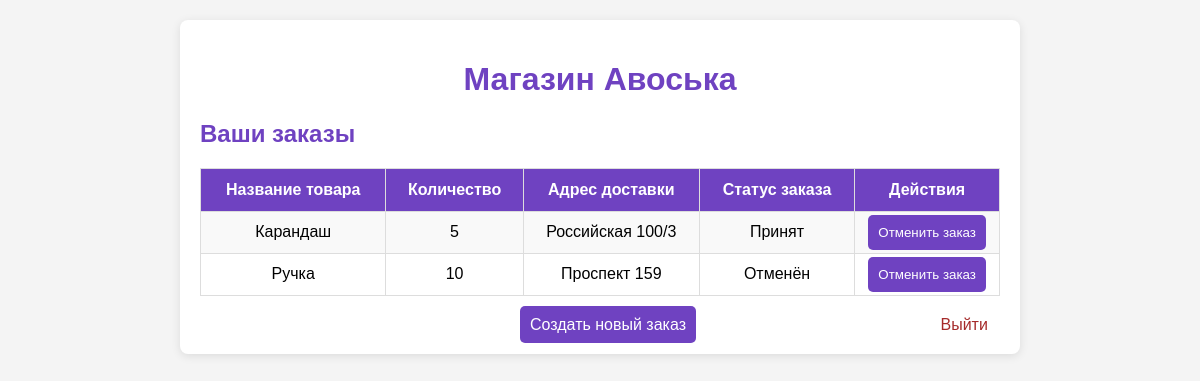
/list/orders.php (signed in), run on the app's committed database.
### tables this page shows
CREATE TABLE `orders` (
  `id` int NOT NULL,
  `user_id` int NOT NULL,
  `product_id` int NOT NULL,
  `quantity` int NOT NULL,
  `status` enum('Новый','Принят','Отменён') DEFAULT 'Новый',
  `delivery_address` varchar(255) NOT NULL,
  `created_at` timestamp NULL DEFAULT CURRENT_TIMESTAMP
);

CREATE TABLE `products` (
  `id` int NOT NULL,
  `name` varchar(100) NOT NULL,
  `price` decimal(10,2) NOT NULL,
  `description` text
);

### list/orders.php (the view, shortened to what this page needs)
<?php
$mysqli = new mysqli("localhost", "root", "", "avoskadb");
$user_id = $_SESSION['user_id'];
$orders = $mysqli->query("SELECT o.id, p.name, o.quantity, o.delivery_address, o.status FROM orders o JOIN products p ON o.product_id = p.id WHERE o.user_id = $user_id");
$order_count = $orders->num_rows;
?>
<!DOCTYPE html>
<html lang="en">
<head>
    <link rel="stylesheet" href="../css/style-orders.css">
</head>
<body>
<div class="container">
    <h1 align="middle">Магазин Авоська</h1>
    <h2>Ваши заказы</h2>
    <table>
        <tr>
            <th>Название товара</th>
            <th>Количество</th>
            <th>Адрес доставки</th>
            <th>Статус заказа</th>
            <th>Действия</th>
        </tr>
        <?php if ($order_count > 0): ?>
            <?php while($order = $orders->fetch_assoc()): ?>
            <tr>
                <td><?php echo htmlspecialchars($order['name']); ?></td>
                <td><?php echo htmlspecialchars($order['quantity']); ?></td>
                <td><?php echo htmlspecialchars($order['delivery_address']); ?></td>
                <td><?php echo htmlspecialchars($order['status']); ?></td>
                <td>
                    <form method="post" style="display:inline;">
                        <button type="submit" class="delete-button" onclick="return confirm('Вы уверены, что хотите отменить этот заказ?');">Отменить заказ</button>
                    </form>
                </td>
            </tr>
            <?php endwhile; ?>
        <?php else: ?>
            <tr>
                <td colspan="5" class="no-orders">У вас нет активных заказов</td>
            </tr>
        <?php endif; ?>
    </table>
    <div>
        <a href="new-orders.php" class="button right">Создать новый заказ</a>
        <a href="logout.php" class="exit">Выйти</a>
    </div>
</div>
</body>
</html>

### css/style-orders.css (style rules this page uses)
body { font-family: 'Arial', sans-serif; margin: 0; padding: 20px; background-color: #f4f4f4; }
.container { max-width: 800px; margin: 0 auto; padding: 20px; background-color: #fff; border-radius: 8px; box-shadow: 0 2px 10px rgba(0, 0, 0, 0.1); }
h1, h2 { color: #6f42c1; }
table { width: 100%; border-collapse: collapse; margin: 20px 0; }
th { border: 1px solid #ddd; padding: 12px; }
td { border: 1px solid #ddd; padding: 3px; text-align: center; }
th { background-color: #6f42c1; color: white; text-align: center; }
tr:nth-child(even) { background-color: #f9f9f9; }
button { background-color: #6f42c1; color: white; text-decoration: none; border: none; cursor: pointer; transition: background-color 0.3s; padding: 10px; border-radius: 5px; }
.button { background-color: #6f42c1; color: white; text-decoration: none; border: none; cursor: pointer; transition: background-color 0.3s; padding: 10px; border-radius: 5px; }
.delete-button { text-align: center; }
.exit { text-decoration: none; color: brown; text-align: right; margin-left: 15rem; }
.right { margin-left: 20rem; }

### data on the page
orders: product.name "Карандаш", quantity "5", delivery_address "Российская 100/3", status "Принят"
orders: product.name "Ручка", quantity "10", delivery_address "Проспект 159", status "Отменён"
